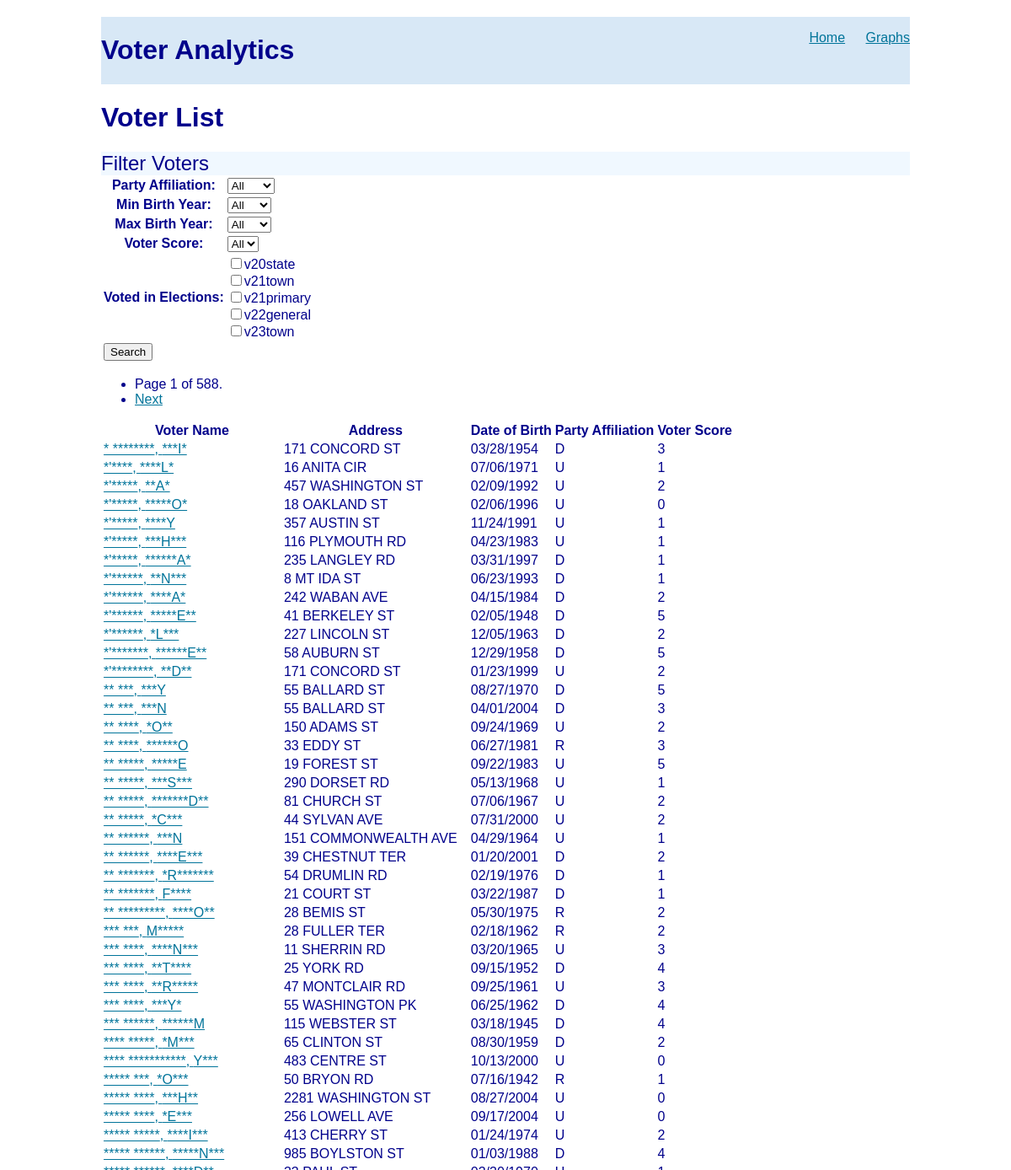
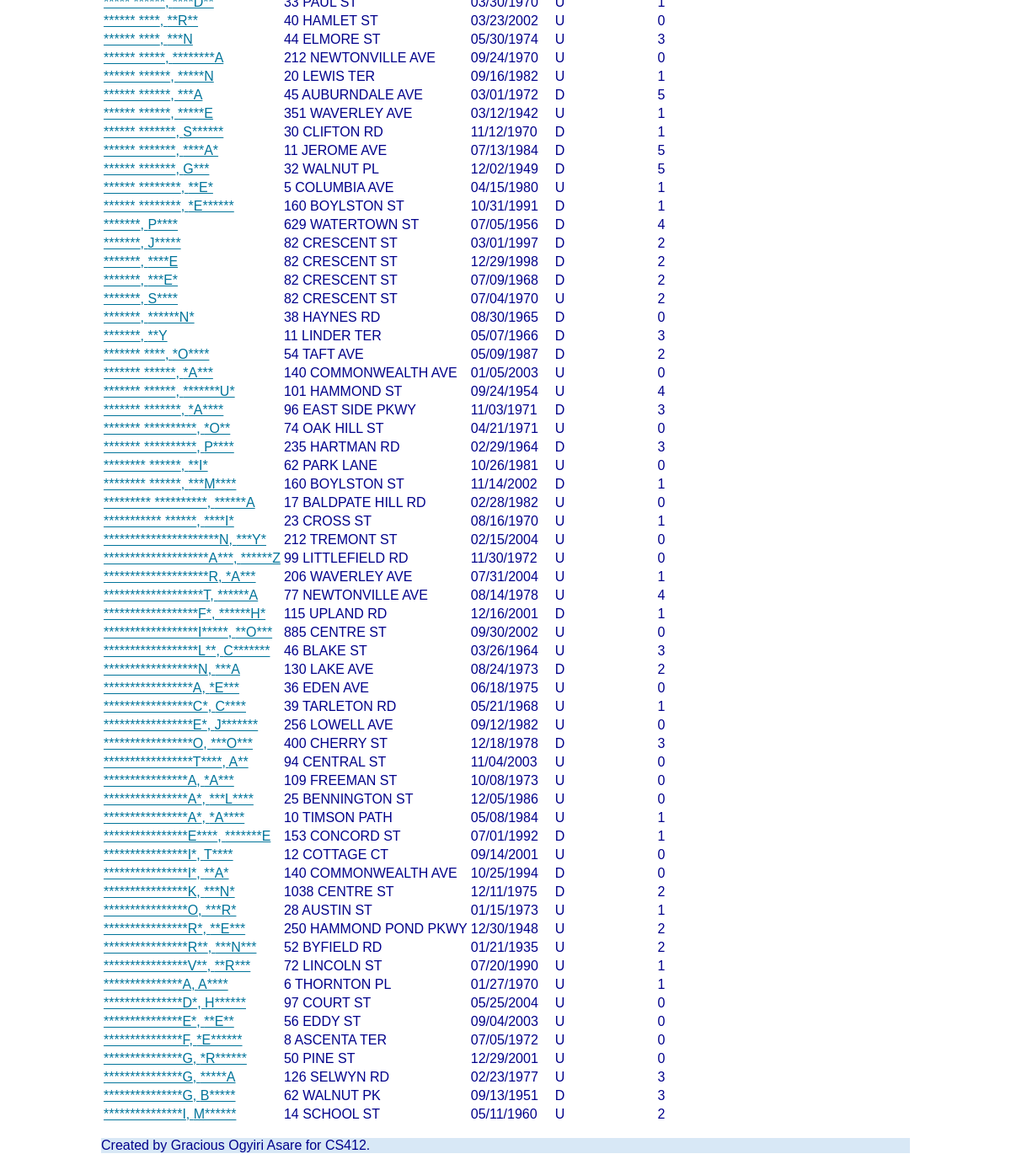
Screenshot of /voter_analytics/ with the database file from the repository (2 pictures, top to bottom).
### voter_analytics/models.py (models this page shows, shortened)
class Voter(models.Model):
    first_name = models.TextField(blank=True)
    last_name = models.TextField(blank=True)
    street_number = models.TextField(blank=True)
    street_name = models.TextField(blank=True)
    apartment_number = models.TextField(blank=True)
    zip_code = models.TextField(blank=True)
    dob = models.DateField(null=True, blank=True)
    date_of_registration = models.DateField(null=True, blank=True)
    party_affiliation = models.TextField(blank=True)
    precinct = models.TextField(blank=True)
    v20state = models.BooleanField(blank=True)
    v21town = models.BooleanField(default=False)
    v21primary = models.BooleanField(default=False)
    v22general = models.BooleanField(default=False)
    v23town = models.BooleanField(default=False)
    voter_score = models.IntegerField()

### voter_analytics/views.py (the view)
# urls.py: path('', views.VoterListView.as_view(), name='home'),
class VoterListView(ListView):
    model = Voter
    template_name = 'voter_analytics/results.html'
    context_object_name = 'voters'
    paginate_by = 100
    def get_queryset(self):
        results = super().get_queryset().order_by('last_name')
        if 'max_birth_year' in self.request.GET:
            max_year = self.request.GET['max_birth_year']
            if max_year:
                results = results.filter(dob__year__lte=int(max_year))
        if 'min_birth_year' in self.request.GET:
            min_year = self.request.GET['min_birth_year']
            if min_year:
                results = results.filter(dob__year__gte=int(min_year))
        if 'party_affiliation' in self.request.GET:
            party = self.request.GET['party_affiliation']
            if party:
                results = results.filter(party_affiliation=party)
        if 'voter_score' in self.request.GET:
            score = self.request.GET['voter_score']
            if score:
                results = results.filter(voter_score=int(score))
        if 'v20state' in self.request.GET:
            results = results.filter(v20state=True)
        if 'v21town' in self.request.GET:
            results = results.filter(v21town=True)
        if 'v21primary' in self.request.GET:
            results = results.filter(v21primary=True)
        if 'v22general' in self.request.GET:
            results = results.filter(v22general=True)
        if 'v23town' in self.request.GET:
            results = results.filter(v23town=True)
        return results

### voter_analytics/templates/voter_analytics/results.html (shortened to what this page needs)
{% extends "voter_analytics/base.html" %} {% block content %}
<div class="container">
  <h1>Voter List</h1>
  <div class="row"> {% include "voter_analytics/search.html" %} </div>
  <div class="row">
    {% if is_paginated %}
    <ul class="pagination">
      <li class="">
        <span>Page {{ page_obj.number }} of {{ page_obj.paginator.num_pages }}.</span
        >
      </li>
      {% if page_obj.has_next %}
      <li>
        <span><a href="?page={{ page_obj.next_page_number }}">Next</a></span>
      </li>
      {% endif %}
    </ul>
    {% endif %}
  </div>
  <div class="row">
    <table>
      <tr>
        <th>Voter Name</th>
        <th>Address</th>
        <th>Date of Birth</th>
        <th>Party Affiliation</th>
        <th>Voter Score</th>
      </tr>
      {% for voter in voters %}
      <tr>
        <td><a href="{% url 'voter' voter.pk %}"> {{ voter.last_name }}, {{ voter.first_name }}  </a></td>
        <td>{{ voter.street_number }} {{ voter.street_name }}</td>
        <td>{{ voter.dob|date:"m/d/Y" }}</td>
        <td>{{ voter.party_affiliation }}</td>
        <td>{{ voter.voter_score }}</td>
      </tr>
      {% endfor %}
    </table>
  </div>
</div>
{% endblock content %}

### voter_analytics/templates/voter_analytics/base.html (shortened to what this page needs)
{% load static %}
<html>
  <head>
    <link rel="stylesheet" href="{% static 'voter_analytics-style.css' %}" />
  </head>
  <body>
    <header>
      <h1>Voter Analytics</h1>
      <nav>
        <ul>
          <li><a href="{% url 'home' %}">Home</a></li>
          <li><a href="{% url 'graphs' %}">Graphs</a></li>
        </ul>
      </nav>
    </header>
    {% block content %} {% endblock content %}
  </body>
  <footer>
    <p> Created by Gracious Ogyiri Asare for CS412. </p>
  </footer>
</html>

### voter_analytics/templates/voter_analytics/search.html (shortened to what this page needs)
<h2>Filter Voters</h2>
<form method="get">
  <table>
    <tr>
      <th>Party Affiliation:</th>
      <td>
        <select name="party_affiliation">
          <option value="">All</option>
        </select>
      </td>
    </tr>
    <tr>
      <th>Min Birth Year:</th>
      <td>
        <select name="min_birth_year">
          <option value="">All</option>
        </select>
      </td>
    </tr>
    <tr>
      <th>Max Birth Year:</th>
      <td>
        <select name="max_birth_year">
          <option value="">All</option>
        </select>
      </td>
    </tr>
    <tr>
      <th>Voter Score:</th>
      <td>
        <select name="voter_score">
          <option value="">All</option>
        </select>
      </td>
    </tr>
    <tr>
      <th>Voted in Elections:</th>
      <td>
        <label><input type="checkbox" name="v20state">v20state</label><br>
        <label><input type="checkbox" name="v21town">v21town</label><br>
        <label><input type="checkbox" name="v21primary">v21primary</label><br>
        <label><input type="checkbox" name="v22general">v22general</label><br>
        <label><input type="checkbox" name="v23town">v23town</label>
      </td>
    </tr>
    <tr>
      <td><input type="submit" value="Search"></td>
      <td></td>
    </tr>
  </table>
</form>

### static/voter_analytics-style.css (style rules this page uses)
body { background-color: #fff; color: rgb(162, 193, 224); font-family: arial; }
h2, h3, h4, h5 { font-weight: normal; background: aliceblue; margin: 0; }
a, a:visited { color: rgb(0, 116, 154); text-decoration: underline; }
body { max-width: 960px; margin: 20px auto; padding: 20px auto; color: darkblue; }
header { width: 100%; display: grid; grid-template-columns: 1fr 1fr; background: rgb(216, 232, 246); position: relative; top: 0px; z-index: 999; }
footer { width: 100%; background: rgb(216, 232, 246); position: relative; bottom: 0px; }
nav { justify-self: end; background: none; color: darkblue; }
nav li { display: inline-block; margin-left: 20px; }

### rows the page displays
Voter: last_name "** *****", first_name "*****E", street_number "19", street_name "FOREST ST", dob "09/22/1983", party_affiliation "U", voter_score "5"
Voter: last_name "***** ******", first_name "*****N***", street_number "985", street_name "BOYLSTON ST", dob "01/03/1988", party_affiliation "D", voter_score "4"
Voter: last_name "****** ********", first_name "**E*", street_number "5", street_name "COLUMBIA AVE", dob "04/15/1980", party_affiliation "U", voter_score "1"
Voter: last_name "******* *******", first_name "*A****", street_number "96", street_name "EAST SIDE PKWY", dob "11/03/1971", party_affiliation "D", voter_score "3"
Voter: last_name "****************V**", first_name "**R***", street_number "72", street_name "LINCOLN ST", dob "07/20/1990", party_affiliation "U", voter_score "1"

### other values shown
{{ page_obj.number }} "1"
{{ page_obj.paginator.num_pages }} "588"
